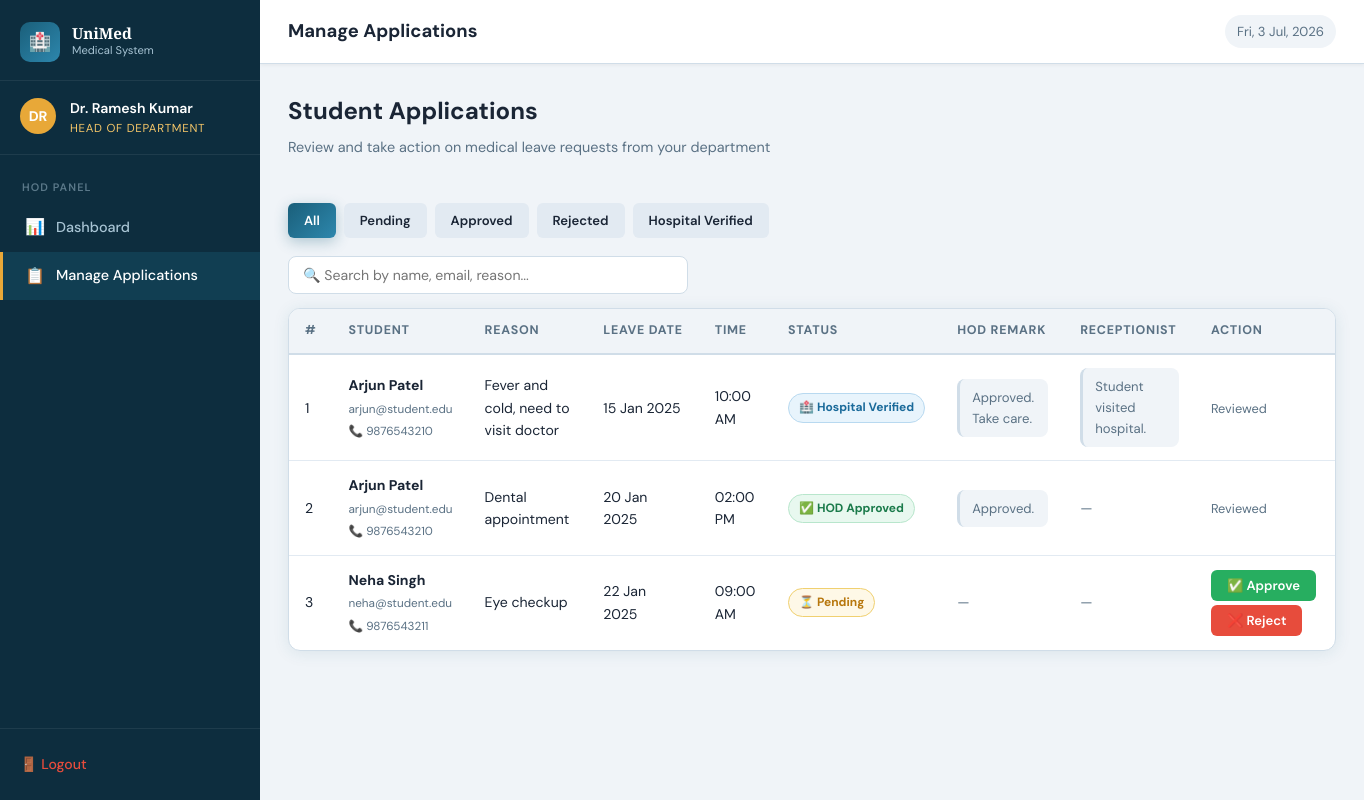
Page /hod/manage_applications.php (signed in) on the committed database.
### tables this page shows
CREATE TABLE IF NOT EXISTS applications (
    id INT AUTO_INCREMENT PRIMARY KEY,
    student_id INT NOT NULL,
    hod_id VARCHAR(20) NOT NULL,
    reason TEXT NOT NULL,
    leave_date DATE NOT NULL,
    leave_time TIME NOT NULL,
    status ENUM('pending','hod_approved','hod_rejected','receptionist_verified') DEFAULT 'pending',
    hod_remark TEXT DEFAULT NULL,
    receptionist_remark TEXT DEFAULT NULL,
    hod_action_at DATETIME DEFAULT NULL,
    receptionist_action_at DATETIME DEFAULT NULL,
    created_at DATETIME DEFAULT CURRENT_TIMESTAMP,
    FOREIGN KEY (student_id) REFERENCES users(id) ON DELETE CASCADE
);

CREATE TABLE IF NOT EXISTS users (
    id INT AUTO_INCREMENT PRIMARY KEY,
    name VARCHAR(100) NOT NULL,
    email VARCHAR(150) NOT NULL UNIQUE,
    password VARCHAR(255) NOT NULL,
    role ENUM('student','hod','receptionist','admin') NOT NULL DEFAULT 'student',
    hod_id VARCHAR(20) DEFAULT NULL,
    department VARCHAR(100) DEFAULT NULL,
    phone VARCHAR(20) DEFAULT NULL,
    otp VARCHAR(10) DEFAULT NULL,
    otp_expiry DATETIME DEFAULT NULL,
    is_verified TINYINT(1) DEFAULT 0,
    created_at DATETIME DEFAULT CURRENT_TIMESTAMP
);

### hod/manage_applications.php (the view, shortened to what this page needs)
<?php
require_once '../config/helpers.php';
$db     = getDB();
$hod_id = $_SESSION['hod_id'];
$filter = $_GET['filter'] ?? 'all';
$where  = "WHERE a.hod_id=?";
$params = "s";
$vals   = [$hod_id];
$stmt = $db->prepare("SELECT a.*, u.name as student_name, u.email as student_email, u.phone as student_phone FROM applications a JOIN users u ON a.student_id=u.id $where ORDER BY a.created_at DESC");
$stmt->bind_param($params, ...$vals);
$stmt->execute();
$apps = $stmt->get_result()->fetch_all(MYSQLI_ASSOC);
$active = 'manage';
?>
<!DOCTYPE html>
<html lang="en">
<head>
<link rel="stylesheet" href="../assets/css/style.css">
</head>
<body>
<div class="layout">
<?php include '../config/sidebar.php'; ?>
<div class="main-content">
    <div class="topbar">
        <div class="topbar-left">
            <h2>Manage Applications</h2>
        </div>
        <div class="topbar-right">
            <span class="topbar-date" id="currentDate"></span>
        </div>
    </div>
    <div class="page-body">
        <div class="section-header">
            <div>
                <p class="page-title">Student Applications</p>
                <p class="page-subtitle">Review and take action on medical leave requests from your department</p>
            </div>
        </div>
        <div style="display:flex;gap:8px;flex-wrap:wrap;margin-bottom:18px;">
            <?php foreach (['all'=>'All','pending'=>'Pending','hod_approved'=>'Approved','hod_rejected'=>'Rejected','receptionist_verified'=>'Hospital Verified'] as $k=>$v): ?>
            <a href="?filter=<?= $k ?>" class="btn btn-sm <?= $filter===$k ? 'btn-primary' : 'btn-secondary' ?>" style="width:auto;"><?= $v ?></a>
            <?php endforeach; ?>
        </div>
        <div style="margin-bottom:14px;">
            <input type="text" id="tableSearch" placeholder="🔍 Search by name, email, reason..." style="width:100%;max-width:400px;padding:9px 14px;border:1.5px solid var(--border);border-radius:var(--radius-sm);font-family:inherit;font-size:0.88rem;">
        </div>
        <div class="card">
            <div class="card-body" style="padding:0;">
                <?php if (empty($apps)): ?>
                <div class="empty-state">
                    <div class="empty-icon">📭</div>
                    <h3>No applications found</h3>
                    <p>No applications match the current filter.</p>
                </div>
                <?php else: ?>
                <div class="table-wrap">
                <table>
                    <thead><tr>
                        <th>#</th>
                        <th>Student</th>
                        <th>Reason</th>
                        <th>Leave Date</th>
                        <th>Time</th>
                        <th>Status</th>
                        <th>HOD Remark</th>
                        <th>Receptionist</th>
                        <th>Action</th>
                    </tr></thead>
                    <tbody>
                    <?php foreach ($apps as $i => $app): ?>
                    <tr>
                        <td><?= $i+1 ?></td>
                        <td>
                            <strong><?= sanitize($app['student_name']) ?></strong><br>
                            <small class="text-muted"><?= sanitize($app['student_email']) ?></small><br>
                            <?php if ($app['student_phone']): ?><small class="text-muted">📞 <?= sanitize($app['student_phone']) ?></small><?php endif; ?>
                        </td>
                        <td style="max-width:180px;"><?= sanitize($app['reason']) ?></td>
                        <td><?= date('d M Y', strtotime($app['leave_date'])) ?></td>
                        <td><?= date('h:i A', strtotime($app['leave_time'])) ?></td>
                        <td><?= statusBadge($app['status']) ?></td>
                        <td>
                            <?php if ($app['hod_remark']): ?>
                            <div class="remark-box"><?= sanitize($app['hod_remark']) ?></div>
                            <?php else: ?><span class="text-muted">—</span><?php endif; ?>
                        </td>
                        <td>
                            <?php if ($app['receptionist_remark']): ?>
                            <div class="remark-box"><?= sanitize($app['receptionist_remark']) ?></div>
                            <?php else: ?><span class="text-muted">—</span><?php endif; ?>
                        </td>
                        <td>
                            <?php if ($app['status'] === 'pending'): ?>
                            <button class="btn btn-success btn-sm" onclick="openActionModal(<?= $app['id'] ?>, 'approve')">✅ Approve</button>
                            <button class="btn btn-danger btn-sm" onclick="openActionModal(<?= $app['id'] ?>, 'reject')" style="margin-top:4px;">❌ Reject</button>
                            <?php else: ?>
                            <span class="text-muted" style="font-size:0.8rem;">Reviewed</span>
                            <?php endif; ?>
                        </td>
                    </tr>
                    <?php endforeach; ?>
                    </tbody>
                </table>
                </div>
                <?php endif; ?>
            </div>
        </div>
    </div>
</div>
</div>
</body>
</html>

### config/sidebar.php (shortened to what this page needs)
<aside class="sidebar" id="sidebar">
    <div class="sidebar-logo">
        <div class="logo-icon">🏥</div>
        <div>
            <h2>UniMed</h2>
            <p>Medical System</p>
        </div>
    </div>
    <div class="sidebar-user">
        <span class="user-avatar"><?= getInitials($_SESSION['name']) ?></span>
        <div class="user-info">
            <div class="user-name"><?= sanitize($_SESSION['name']) ?></div>
            <div class="user-role"><?= roleName($_SESSION['role']) ?></div>
        </div>
    </div>
    <nav class="sidebar-nav">
        <?php if ($_SESSION['role'] === 'student'): ?>
        <div class="nav-section-title">Student</div>
        <a href="dashboard.php" class="nav-item <?= $active==='dashboard'?'active':'' ?>"><span class="nav-icon">📊</span> Dashboard</a>
        <a href="apply.php" class="nav-item <?= $active==='apply'?'active':'' ?>"><span class="nav-icon">📝</span> Apply for Leave</a>
        <a href="history.php" class="nav-item <?= $active==='history'?'active':'' ?>"><span class="nav-icon">📋</span> My Applications</a>
        <a href="profile.php" class="nav-item <?= $active==='profile'?'active':'' ?>"><span class="nav-icon">👤</span> My Profile</a>
        <?php elseif ($_SESSION['role'] === 'hod'): ?>
        <div class="nav-section-title">HOD Panel</div>
        <a href="dashboard.php" class="nav-item <?= $active==='dashboard'?'active':'' ?>"><span class="nav-icon">📊</span> Dashboard</a>
        <a href="manage_applications.php" class="nav-item <?= $active==='manage'?'active':'' ?>"><span class="nav-icon">📋</span> Manage Applications</a>
        <?php elseif ($_SESSION['role'] === 'receptionist'): ?>
        <div class="nav-section-title">Receptionist</div>
        <a href="dashboard.php" class="nav-item <?= $active==='dashboard'?'active':'' ?>"><span class="nav-icon">📊</span> Dashboard</a>
        <?php endif; ?>
    </nav>
    <div class="sidebar-footer">
        <a href="../auth/logout.php">🚪 Logout</a>
    </div>
</aside>

### config/helpers.php (shortened to what this page needs)
<?php
function sanitize($str) {
    return htmlspecialchars(strip_tags(trim($str)));
}
function statusBadge($status) {
    $map = [
        'pending'               => ['label' => '⏳ Pending',            'class' => 'badge-pending'],
        'hod_approved'          => ['label' => '✅ HOD Approved',        'class' => 'badge-approved'],
        'hod_rejected'          => ['label' => '❌ HOD Rejected',        'class' => 'badge-rejected'],
        'receptionist_verified' => ['label' => '🏥 Hospital Verified',   'class' => 'badge-verified'],
    ];
    $s = $map[$status] ?? ['label' => ucfirst($status), 'class' => 'badge-pending'];
    return '<span class="badge ' . $s['class'] . '">' . $s['label'] . '</span>';
}
function getInitials($name) {
    $parts = explode(' ', trim($name));
    $initials = '';
    foreach ($parts as $p) {
        $initials .= strtoupper(substr($p, 0, 1));
    }
    return substr($initials, 0, 2);
}
function roleName($role) {
    $map = ['student' => 'Student', 'hod' => 'Head of Department', 'receptionist' => 'Receptionist', 'admin' => 'Administrator'];
    return $map[$role] ?? ucfirst($role);
}
?>

### rows in the picture
applications: student.name "Arjun Patel", student.email "arjun@student.edu", student.phone "9876543210", reason "Fever and cold, need to visit doctor", leave_date "15 Jan 2025", leave_time "10:00 AM", status "🏥 Hospital Verified", hod_remark "Approved. Take care.", receptionist_remark "Student visited hospital.", shows "Reviewed"
applications: student.name "Arjun Patel", student.email "arjun@student.edu", student.phone "9876543210", reason "Dental appointment", leave_date "20 Jan 2025", leave_time "02:00 PM", status "✅ HOD Approved", hod_remark "Approved.", shows "Reviewed"
applications: student.name "Neha Singh", student.email "neha@student.edu", student.phone "9876543211", reason "Eye checkup", leave_date "22 Jan 2025", leave_time "09:00 AM", status "⏳ Pending"

### other values in the picture
getInitials($_SESSION['name']) "DR"
$_SESSION['name'] "Dr. Ramesh Kumar"
roleName($_SESSION['role']) "HEAD OF DEPARTMENT"
$v "All"
$v "Pending"
$v "Approved"
$v "Rejected"
$v "Hospital Verified"
